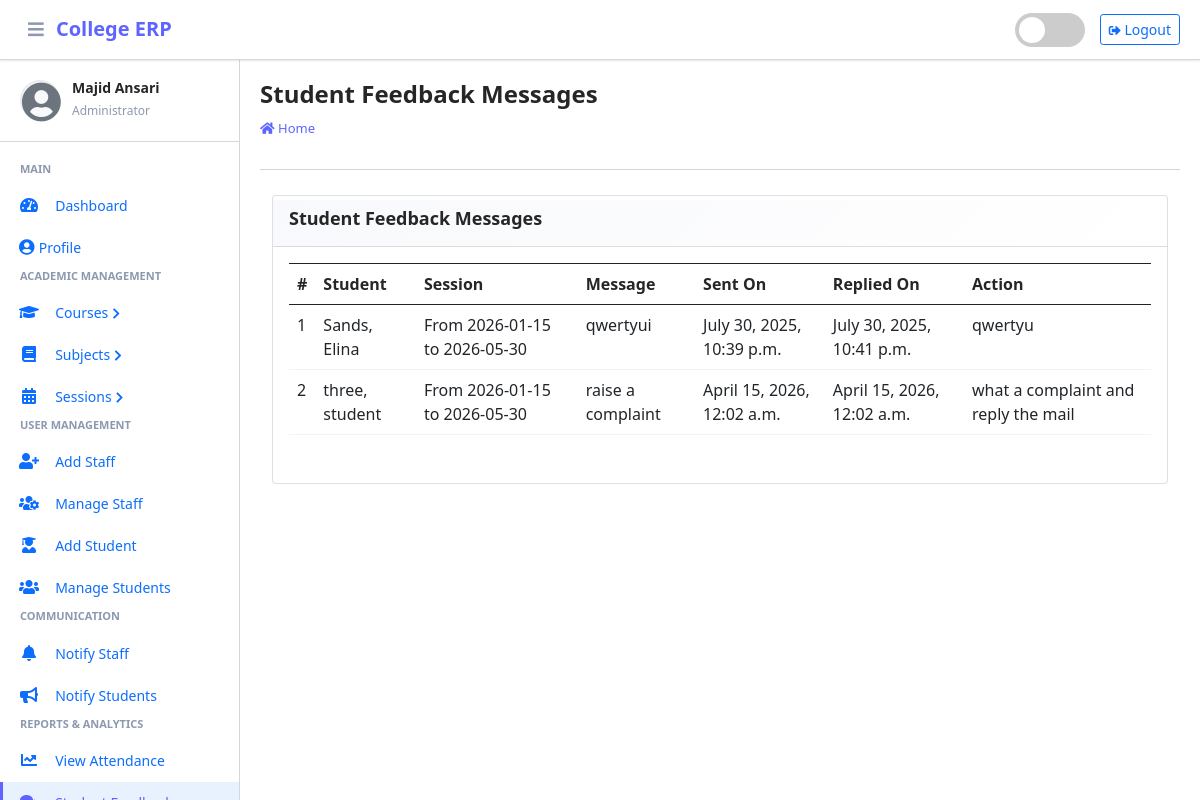
The app's page /student/view/feedback/ (signed in) with its own data.
### main_app/models.py (models this page shows, shortened)
class CustomUser(AbstractUser):
    USER_TYPE = ((1, "HOD"), (2, "Staff"), (3, "Student"))
    GENDER = [("M", "Male"), ("F", "Female")]
    username = None  # Removed username, using email instead
    email = models.EmailField(unique=True)
    user_type = models.CharField(default=1, choices=USER_TYPE, max_length=1)
    gender = models.CharField(max_length=1, choices=GENDER)
    profile_pic = models.ImageField()
    address = models.TextField()
    fcm_token = models.TextField(default="")  # For firebase notifications
    created_at = models.DateTimeField(auto_now_add=True)
    updated_at = models.DateTimeField(auto_now=True)
    USERNAME_FIELD = "email"
    REQUIRED_FIELDS = []
    objects = CustomUserManager()

class FeedbackStudent(models.Model):
    student = models.ForeignKey(Student, on_delete=models.CASCADE)
    feedback = models.TextField()
    reply = models.TextField()
    created_at = models.DateTimeField(auto_now_add=True)
    updated_at = models.DateTimeField(auto_now=True)

class Student(models.Model):
    admin = models.OneToOneField(CustomUser, on_delete=models.CASCADE)
    course = models.ForeignKey(Course, on_delete=models.DO_NOTHING, null=True, blank=False)
    session = models.ForeignKey(Session, on_delete=models.DO_NOTHING, null=True)
    def __str__(self):
        return self.admin.last_name + ", " + self.admin.first_name

class Session(models.Model):
    start_year = models.DateField()
    end_year = models.DateField()
    def __str__(self):
        return "From " + str(self.start_year) + " to " + str(self.end_year)

### main_app/hod_views.py (the view, shortened to what this page needs)
# urls.py: path("student/view/feedback/", hod_views.student_feedback_message,
@csrf_exempt
def student_feedback_message(request):
    if request.method != 'POST':
        feedbacks = FeedbackStudent.objects.all()
        context = {
            'feedbacks': feedbacks,
            'page_title': 'Student Feedback Messages'
        }
        return render(request, 'hod_template/student_feedback_template.html', context)

### main_app/templates/hod_template/student_feedback_template.html (shortened to what this page needs)
{% extends 'main_app/base.html' %}
{% load static %}
{% block page_title %}{{page_title}}{% endblock page_title %}
{% block content %}
<section class="content">
    <div class="container-fluid">
        <div class="row">
            <div class="col-md-12">
                <div class="card card-dark">
                    <div class="card-header">
                        <h3 class="card-title">{{page_title}}</h3>
                    </div>
                    <div class="table card-body">
                        <table class="table table-bordered table-hover">
                            <tr>
                                <th>#</th>
                                <th>Student</th>
                                <th>Session</th>
                                <th>Message</th>
                                <th>Sent On</th>
                                <th>Replied On</th>
                                <th>Action</th>
                            </tr>
                            {% for feedback in  feedbacks %}
                              <tr>
                                  <td>{{forloop.counter}}</td>
                                  <td>{{feedback.student}}</td>
                                  <td>{{feedback.student.session}}</td>
                                  <td>{{feedback.feedback}}</td>
                                      {% if feedback.reply == "" %}
                                      <td>{{feedback.created_at}}</td>
                                      <td><span  class='badge badge-warning'>Pending Response</span></td>
                                           <td> <button data-bs-toggle="modal" data-bs-target="#reply_modal" value="{{feedback.id}}" class="btn btn-success reply_open_modal">Reply</button>
                                          {% else %}
                                          <td>{{feedback.created_at}}</td>
                                          <td>{{feedback.updated_at}}</td>
                                            <td>{{feedback.reply}}</td>
                                      {% endif %}
                              </tr>
                            {% endfor %}
                        </table>
                    </div>
                    </div>
            </div>
        </div>
    </div>
</section>
{% endblock content %}

### main_app/templates/main_app/erpnext_sidebar.html (shortened to what this page needs)
{% load static %}
<div class="sidebar-header">
    <div class="sidebar-user">
        <i class="fas fa-user-circle sidebar-default-avatar" id="default-avatar" style="display: none;"></i>
        <div class="sidebar-user-info">
            <h6>{{ user.get_full_name|default:user.username }}</h6>
            <small>
                {% if user.user_type == '1' %}
                    Administrator
                {% elif user.user_type == '2' %}
                    Staff Member
                {% else %}
                    Student
                {% endif %}
            </small>
        </div>
    </div>
</div>
<div class="nav-section">
    {% if user.user_type == '1' %}
        <h6 class="nav-section-title">Main</h6>
        <div class="nav-item">
            {% url 'admin_home' as admin_home %}
            <a href="{{ admin_home }}" class="nav-link {% if admin_home == request.path %}active{% endif %}">
                <i class="nav-icon fas fa-tachometer-alt"></i>
                <span class="nav-text">Dashboard</span>
            </a>
        </div>
        <div class="nav-item">
            {% url 'admin_view_profile' as admin_view_profile %}
            <a href="{{ admin_view_profile }}" class="nav-link {% if admin_view_profile == request.path %}active{% endif %}">
                <i class="fas fa-user-circle"></i>
                <span class="nav-text">Profile</span>
            </a>
        </div>
        <h6 class="nav-section-title">Academic Management</h6>
        <div class="nav-item has-submenu {% if 'course' in request.path %}open{% endif %}">
            <a href="#" class="nav-link">
                <i class="nav-icon fas fa-graduation-cap"></i>
                <span class="nav-text">Courses</span>
                <i class="nav-arrow fas fa-chevron-right"></i>
            </a>
        </div>
        <div class="nav-item has-submenu {% if 'subject' in request.path %}open{% endif %}">
            <a href="#" class="nav-link">
                <i class="nav-icon fas fa-book"></i>
                <span class="nav-text">Subjects</span>
                <i class="nav-arrow fas fa-chevron-right"></i>
            </a>
        </div>
        <div class="nav-item has-submenu {% if 'session' in request.path %}open{% endif %}">
            <a href="#" class="nav-link">
                <i class="nav-icon fas fa-calendar-alt"></i>
                <span class="nav-text">Sessions</span>
                <i class="nav-arrow fas fa-chevron-right"></i>
            </a>
        </div>
        <h6 class="nav-section-title">User Management</h6>
        <div class="nav-item">
            {% url 'add_staff' as add_staff %}
            <a href="{{ add_staff }}" class="nav-link {% if add_staff == request.path %}active{% endif %}">
                <i class="nav-icon fas fa-user-plus"></i>
                <span class="nav-text">Add Staff</span>
            </a>
        </div>
        <div class="nav-item">
            {% url 'manage_staff' as manage_staff %}
            <a href="{{ manage_staff }}" class="nav-link {% if manage_staff == request.path or 'edit_staff' in request.path %}active{% endif %}">
                <i class="nav-icon fas fa-users-cog"></i>
                <span class="nav-text">Manage Staff</span>
            </a>
        </div>
        <div class="nav-item">
            {% url 'add_student' as add_student %}
            <a href="{{ add_student }}" class="nav-link {% if add_student == request.path %}active{% endif %}">
                <i class="nav-icon fas fa-user-graduate"></i>
                <span class="nav-text">Add Student</span>
            </a>
        </div>
        <div class="nav-item">
            {% url 'manage_student' as manage_student %}
            <a href="{{ manage_student }}" class="nav-link {% if manage_student == request.path or 'edit_student' in request.path %}active{% endif %}">
                <i class="nav-icon fas fa-users"></i>
                <span class="nav-text">Manage Students</span>
            </a>
        </div>
        <h6 class="nav-section-title">Communication</h6>
        <div class="nav-item">
            {% url 'admin_notify_staff' as admin_notify_staff %}
            <a href="{{ admin_notify_staff }}" class="nav-link {% if admin_notify_staff == request.path %}active{% endif %}">
                <i class="nav-icon fas fa-bell"></i>
                <span class="nav-text">Notify Staff</span>
            </a>
        </div>
        <div class="nav-item">
            {% url 'admin_notify_student' as admin_notify_student %}
            <a href="{{ admin_notify_student }}" class="nav-link {% if admin_notify_student == request.path %}active{% endif %}">
                <i class="nav-icon fas fa-bullhorn"></i>
                <span class="nav-text">Notify Students</span>
            </a>
        </div>
        <h6 class="nav-section-title">Reports & Analytics</h6>
        <div class="nav-item">
            {% url 'admin_view_attendance' as admin_view_attendance %}
            <a href="{{ admin_view_attendance }}" class="nav-link {% if admin_view_attendance == request.path %}active{% endif %}">
                <i class="nav-icon fas fa-chart-line"></i>
                <span class="nav-text">View Attendance</span>
            </a>
        </div>
        <div class="nav-item">
            {% url 'student_feedback_message' as student_feedback_message %}
            <a href="{{ student_feedback_message }}" class="nav-link {% if student_feedback_message == request.path %}active{% endif %}">
                <i class="nav-icon fas fa-comments"></i>
                <span class="nav-text">Student Feedback</span>
            </a>
        </div>
    {% endif %}
</div>

### records on screen
CustomUser: get_full_name "Majid Ansari"
FeedbackStudent: student "Sands, Elina", student.session "From 2026-01-15 to 2026-05-30", feedback "qwertyui", created_at "July 30, 2025, 10:39 p.m.", updated_at "July 30, 2025, 10:41 p.m.", reply "qwertyu"
FeedbackStudent: student "three, student", student.session "From 2026-01-15 to 2026-05-30", feedback "raise a complaint", created_at "April 15, 2026, 12:02 a.m.", updated_at "April 15, 2026, 12:02 a.m.", reply "what a complaint and reply the mail"

### other values on screen
{{ page_title }} "Student Feedback Messages"
